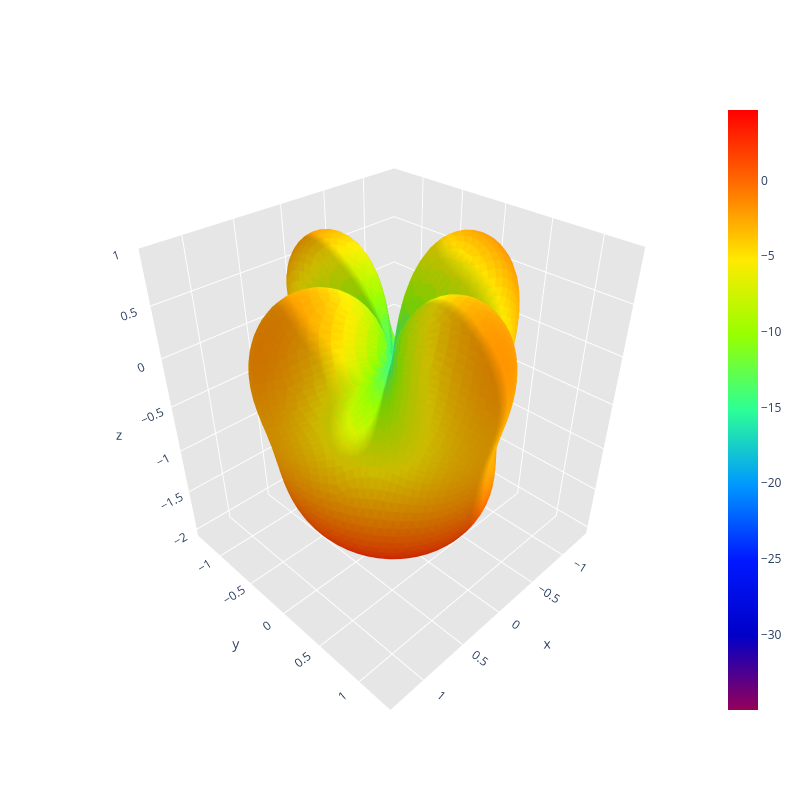

The notebook cell this image was saved under:
### Code cell
display_rhcp_gain(path)

### Figure 1 — Plotly figure (JSON) as saved in the notebook; plotly's stock layout.template omitted (floating-point values rounded to 4 significant figures; data arrays with more than 128 entries replaced by an {"elided": "..."} marker saying what was removed)
{"data": [{"facecolor": {"elided": "10296 str values"}, "i": {"elided": "10296 int values"}, "j": {"elided": "10296 int values"}, "k": {"elided": "10296 int values"}, "name": "", "type": "mesh3d", "x": {"elided": "5150 float values"}, "y": {"elided": "5150 float values"}, "z": {"elided": "5150 float values"}}, {"hoverinfo": "none", "marker": {"color": [-34.98, 4.663], "colorscale": [[0, "rgb(150, 0, 90)"], [0.125, "rgb(0, 0, 200)"], [0.25, "rgb(0, 25, 255)"], [0.375, "rgb(0, 152, 255)"], [0.5, "rgb(44, 255, 150)"], [0.625, "rgb(151, 255, 0)"], [0.75, "rgb(255, 234, 0)"], [0.875, "rgb(255, 111, 0)"], [1, "rgb(255, 0, 0)"]], "showscale": true, "size": 0.1}, "mode": "markers", "showlegend": false, "type": "scatter3d", "x": [6.123e-20], "y": [-1.5e-35], "z": [0.001]}], "layout": {"height": 800, "scene": {"aspectratio": {"x": 0.907, "y": 0.8913, "z": 1}, "xaxis": {"backgroundcolor": "rgb(230, 230, 230)", "gridcolor": "rgb(255, 255, 255)", "showbackground": true, "zerolinecolor": "rgb(255, 255, 255)"}, "yaxis": {"backgroundcolor": "rgb(230, 230, 230)", "gridcolor": "rgb(255, 255, 255)", "showbackground": true, "zerolinecolor": "rgb(255, 255, 255)"}, "zaxis": {"backgroundcolor": "rgb(230, 230, 230)", "gridcolor": "rgb(255, 255, 255)", "showbackground": true, "zerolinecolor": "rgb(255, 255, 255)"}}, "title": {"text": ""}, "width": 800}}
